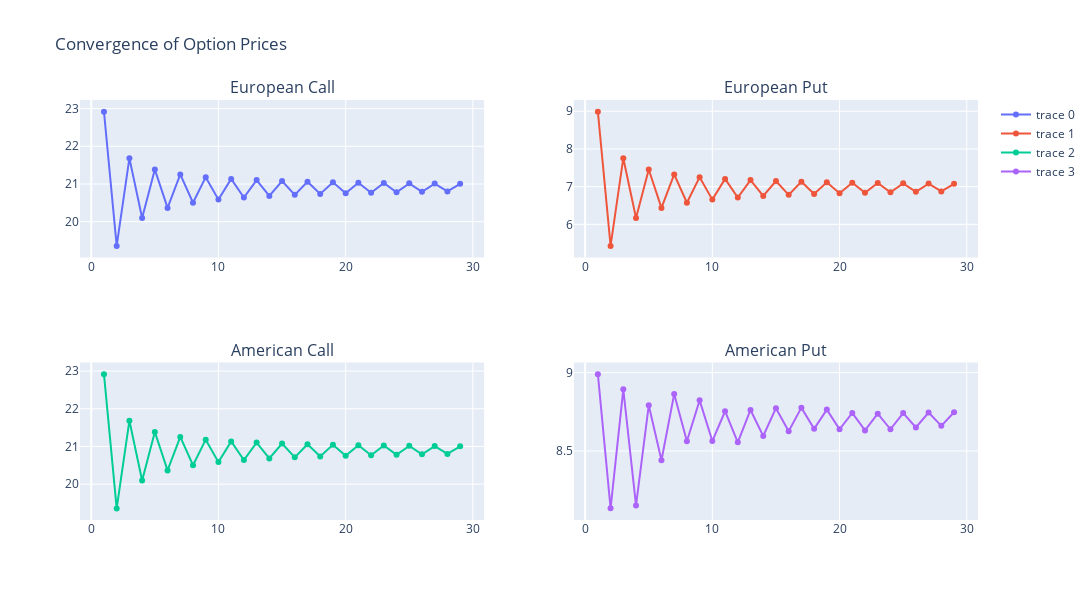

Notebook source saved alongside this figure:
### Code cell
from plotly.subplots import make_subplots
simulation_plots = make_subplots(rows=2, cols=2, subplot_titles=('European Call','European Put','American Call','American Put'))
simulation_plots.update_layout(height=600, width=1200, title_text="Convergence of Option Prices")
simulation_plots.add_trace(NumberOfStepsSimulator(european_call, range(1,30,1)).graph(), row = 1, col = 1)
simulation_plots.add_trace(NumberOfStepsSimulator(european_put, range(1,30,1)).graph(),row = 1, col = 2)
simulation_plots.add_trace(NumberOfStepsSimulator(american_call, range(1,30,1)).graph(),row = 2, col = 1)
simulation_plots.add_trace(NumberOfStepsSimulator(american_put, range(1,30,1)).graph(),row = 2, col = 2)
simulation_plots.show()

### Figure 1 — Plotly figure (JSON) as saved in the notebook; plotly's stock layout.template omitted (floating-point values rounded to 4 significant figures)
{"data": [{"mode": "lines+markers", "type": "scatter", "x": [1, 2, 3, 4, 5, 6, 7, 8, 9, 10, 11, 12, 13, 14, 15, 16, 17, 18, 19, 20, 21, 22, 23, 24, 25, 26, 27, 28, 29], "xaxis": "x", "y": [22.92, 19.36, 21.68, 20.1, 21.39, 20.36, 21.25, 20.5, 21.18, 20.58, 21.13, 20.64, 21.1, 20.68, 21.08, 20.71, 21.06, 20.73, 21.05, 20.75, 21.03, 20.77, 21.02, 20.78, 21.02, 20.79, 21.01, 20.8, 21.0], "yaxis": "y"}, {"mode": "lines+markers", "type": "scatter", "x": [1, 2, 3, 4, 5, 6, 7, 8, 9, 10, 11, 12, 13, 14, 15, 16, 17, 18, 19, 20, 21, 22, 23, 24, 25, 26, 27, 28, 29], "xaxis": "x2", "y": [8.99, 5.428, 7.754, 6.169, 7.456, 6.436, 7.325, 6.572, 7.252, 6.656, 7.205, 6.712, 7.173, 6.752, 7.149, 6.782, 7.131, 6.805, 7.117, 6.824, 7.105, 6.84, 7.096, 6.852, 7.088, 6.863, 7.081, 6.873, 7.075], "yaxis": "y2"}, {"mode": "lines+markers", "type": "scatter", "x": [1, 2, 3, 4, 5, 6, 7, 8, 9, 10, 11, 12, 13, 14, 15, 16, 17, 18, 19, 20, 21, 22, 23, 24, 25, 26, 27, 28, 29], "xaxis": "x3", "y": [22.92, 19.36, 21.68, 20.1, 21.39, 20.36, 21.25, 20.5, 21.18, 20.58, 21.13, 20.64, 21.1, 20.68, 21.08, 20.71, 21.06, 20.73, 21.05, 20.75, 21.03, 20.77, 21.02, 20.78, 21.02, 20.79, 21.01, 20.8, 21.0], "yaxis": "y3"}, {"mode": "lines+markers", "type": "scatter", "x": [1, 2, 3, 4, 5, 6, 7, 8, 9, 10, 11, 12, 13, 14, 15, 16, 17, 18, 19, 20, 21, 22, 23, 24, 25, 26, 27, 28, 29], "xaxis": "x4", "y": [8.99, 8.133, 8.894, 8.152, 8.791, 8.441, 8.863, 8.562, 8.823, 8.563, 8.754, 8.555, 8.762, 8.595, 8.773, 8.626, 8.776, 8.641, 8.764, 8.638, 8.742, 8.631, 8.738, 8.638, 8.741, 8.65, 8.745, 8.66, 8.747], "yaxis": "y4"}], "layout": {"annotations": [{"font": {"size": 16}, "showarrow": false, "text": "European Call", "x": 0.225, "xanchor": "center", "xref": "paper", "y": 1, "yanchor": "bottom", "yref": "paper"}, {"font": {"size": 16}, "showarrow": false, "text": "European Put", "x": 0.775, "xanchor": "center", "xref": "paper", "y": 1, "yanchor": "bottom", "yref": "paper"}, {"font": {"size": 16}, "showarrow": false, "text": "American Call", "x": 0.225, "xanchor": "center", "xref": "paper", "y": 0.375, "yanchor": "bottom", "yref": "paper"}, {"font": {"size": 16}, "showarrow": false, "text": "American Put", "x": 0.775, "xanchor": "center", "xref": "paper", "y": 0.375, "yanchor": "bottom", "yref": "paper"}], "height": 600, "title": {"text": "Convergence of Option Prices"}, "width": 1200, "xaxis": {"anchor": "y", "domain": [0, 0.45]}, "xaxis2": {"anchor": "y2", "domain": [0.55, 1]}, "xaxis3": {"anchor": "y3", "domain": [0, 0.45]}, "xaxis4": {"anchor": "y4", "domain": [0.55, 1]}, "yaxis": {"anchor": "x", "domain": [0.625, 1]}, "yaxis2": {"anchor": "x2", "domain": [0.625, 1]}, "yaxis3": {"anchor": "x3", "domain": [0, 0.375]}, "yaxis4": {"anchor": "x4", "domain": [0, 0.375]}}}
